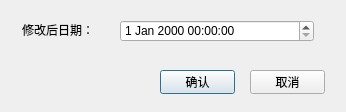
<?xml version="1.0" encoding="UTF-8"?>
<ui version="4.0">
 <class>Dialog</class>
 <widget class="QDialog" name="Dialog">
  <property name="geometry">
   <rect>
    <x>0</x>
    <y>0</y>
    <width>346</width>
    <height>112</height>
   </rect>
  </property>
  <property name="windowTitle">
   <string>修改日期</string>
  </property>
  <widget class="QDateTimeEdit" name="dateTimeEdit">
   <property name="geometry">
    <rect>
     <x>120</x>
     <y>20</y>
     <width>194</width>
     <height>22</height>
    </rect>
   </property>
  </widget>
  <widget class="QLabel" name="label">
   <property name="geometry">
    <rect>
     <x>22</x>
     <y>20</y>
     <width>71</width>
     <height>20</height>
    </rect>
   </property>
   <property name="text">
    <string>修改后日期：</string>
   </property>
  </widget>
  <widget class="QPushButton" name="srsubmit">
   <property name="geometry">
    <rect>
     <x>160</x>
     <y>70</y>
     <width>75</width>
     <height>24</height>
    </rect>
   </property>
   <property name="text">
    <string>确认</string>
   </property>
  </widget>
  <widget class="QPushButton" name="srcancle">
   <property name="geometry">
    <rect>
     <x>250</x>
     <y>70</y>
     <width>75</width>
     <height>24</height>
    </rect>
   </property>
   <property name="text">
    <string>取消</string>
   </property>
  </widget>
 </widget>
 <resources/>
 <connections/>
</ui>
